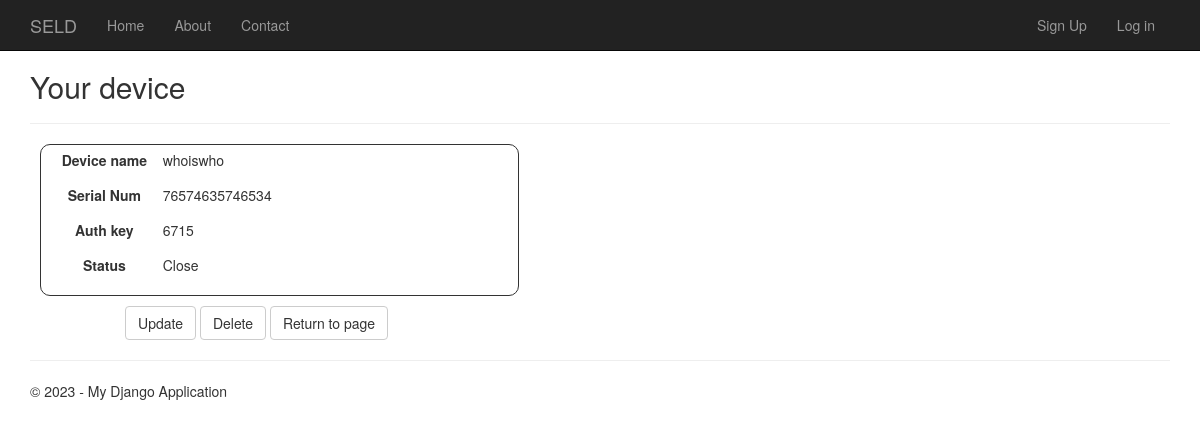
The app's page /your_device/18/, older data.
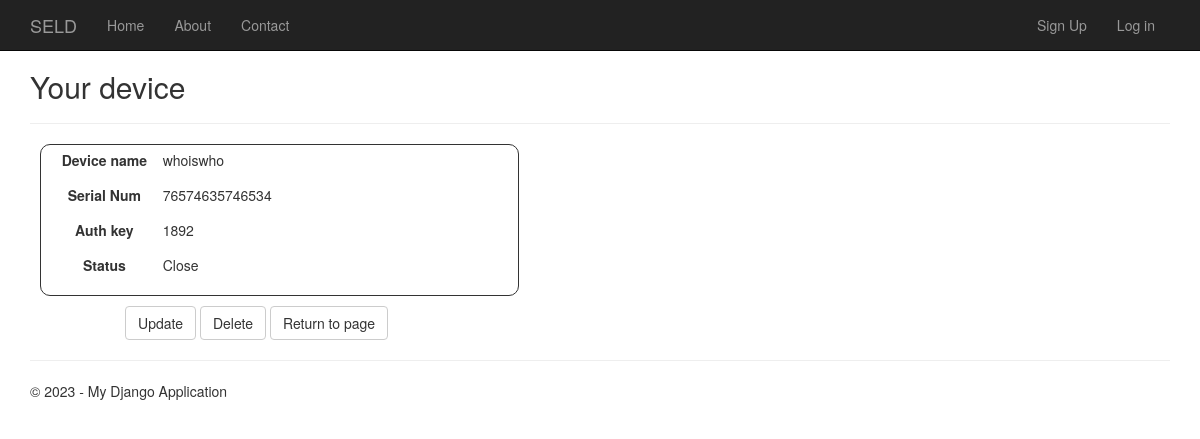
The same page, newer data.
### app/models.py (models this page shows, shortened)
class DeviceModel(models.Model):
    device_name = models.CharField(max_length=255)
    serial_num = models.CharField(max_length=255)
    auth_key = models.IntegerField(null=False)
    status = models.CharField(max_length=10, default="Close")
    user = UserForeignKey(auto_user_add=True)
    objects = models.Manager()

### app/views.py (the view)
class DeviceDetailView(DetailView):
    model = DeviceModel
    template_name = 'app/your_device.html'
    context_object_name = 'data'

### app/templates/app/your_device.html
{% extends 'app/layout.html'%}
{% block content %}
<h2>Your device</h2>
<hr />
<div class="block-form">
    <div class="form-group">
        <label class="col-md-3 lining control-label">Device name</label>
        <div class="col-md-20">
            {{ data.device_name }}
        </div>
    </div>
    <div class="form-group">
        <label class="col-md-3 lining control-label">Serial Num</label>
        <div class="col-md-20">
            {{ data.serial_num }}
        </div>
    </div>
    <div class="form-group">
        <label class="col-md-3 lining control-label">Auth key</label>
        <div class="col-md-20">
            {{ data.auth_key }}
        </div>
    </div>
    <div class="form-group">
        <label class="col-md-3 lining control-label">Status</label>
        <div class="col-md-20">
            {{ data.status }}
        </div>
    </div>
</div>
<div>
    <a href="{% url 'update_form' data.id %}" class="col-md-offset-1 btn btn-default">Update</a>
    <a href="{% url 'delete_form' data.id %}" class="col-md-offset btn btn-default">Delete</a>
    <a href="{% url 'devices' %}" class="col-md-offset btn btn-default">Return to page</a>
</div>
{% endblock %}

### app/templates/app/layout.html (shortened to what this page needs)
<!DOCTYPE html>
<html>
<head>
    {% load static %}
    <link rel="stylesheet" type="text/css" href="{% static 'app/content/bootstrap.min.css' %}" />
    <link rel="stylesheet" type="text/css" href="{% static 'app/content/site.css' %}" />
    <link rel="stylesheet" type="text/css" href="{% static 'app/content/style.css' %}" />
</head>
<body>
    <div class="navbar navbar-inverse navbar-fixed-top">
        <div class="container">
            <div class="navbar-header navbar-light">
                <a href="/" class="navbar-brand">SELD</a>
            </div>
            <div class="navbar-collapse collapse">
                <ul class="nav navbar-nav">
                    <li><a href="{% url 'home' %}">Home</a></li>
                    <li><a href="{% url 'about' %}">About</a></li>
                    <li><a href="{% url 'contact' %}">Contact</a></li>
                </ul>
                {% include 'app/loginpartial.html' %}
            </div>
        </div>
    </div>
<div class="container body-content">
{% block content %}{% endblock %}
    <hr/>
    <footer>
        <p>&copy; {{ year }} - My Django Application</p>
    </footer>
</div>
</body>
</html>

### app/templates/app/loginpartial.html
{% if user.is_authenticated %}
<form id="logoutForm" action="/logout/" method="post" class="navbar-right">
    {% csrf_token %}
    <ul class="nav navbar-nav navbar-right">
        <li><span class="navbar-brand">Hello {{ user.username }}!</span></li>
        <li><a href="javascript:document.getElementById('logoutForm').submit()">Log off</a></li>
    </ul>
</form>
<ul class="nav navbar-nav navbar-left">
    <li><a href="{% url 'devices' %}">Devices</a></li>
</ul>
{% else %}
<ul class="nav navbar-nav navbar-right">
    <li><a href="{% url 'signup' %}">Sign Up</a></li>
    <li><a href="{% url 'login' %}">Log in</a></li>
</ul>
{% endif %}

### app/static/app/content/site.css (style rules this page uses)
body { padding-top: 50px; padding-bottom: 20px; }
.body-content { padding-left: 15px; padding-right: 15px; }

### app/static/app/content/style.css (style rules this page uses)
.lining { text-align: center; }
.block-form { border-radius: 10px; border: 1px solid; padding: 5px; width: 42%; margin: 10px; }

Row changes from the older to the newer data that the page shows:
changed DeviceModel "whoiswho": auth_key "6715" → "1892"
